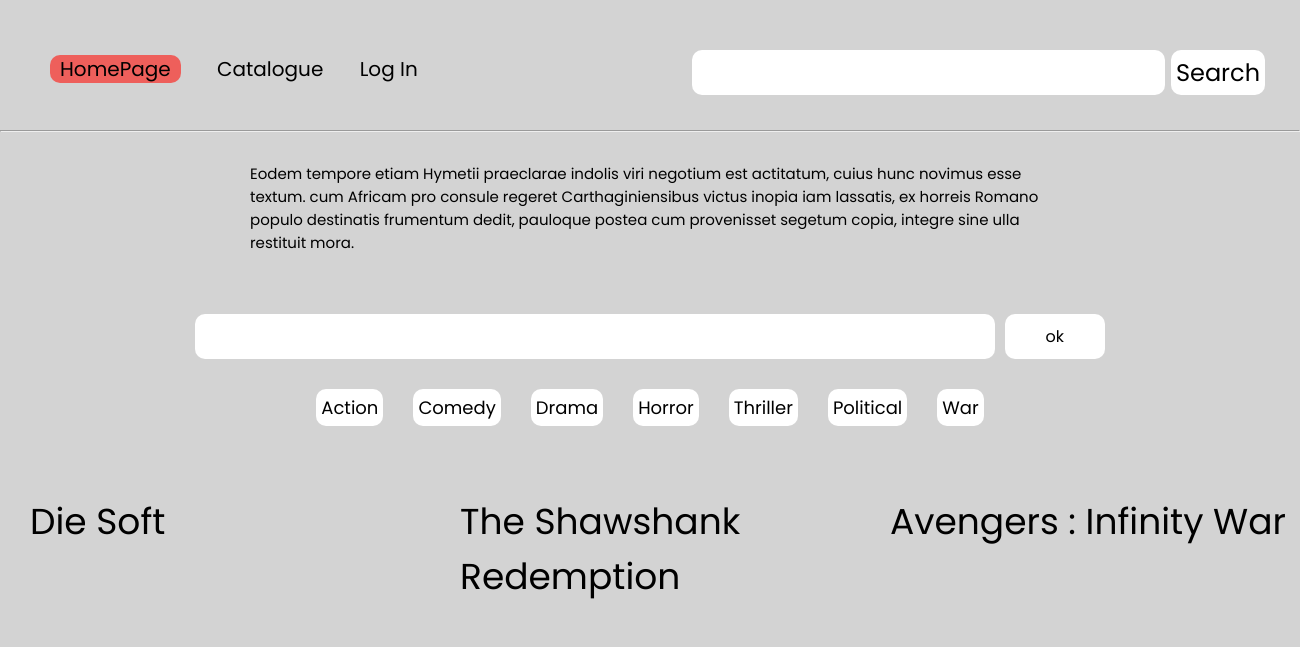
The page /homePage.php on the database its author committed.
### tables this page shows
CREATE TABLE `category` (
  `id` int(11) NOT NULL,
  `title` varchar(30) NOT NULL
);

CREATE TABLE `movies` (
  `id` int(11) NOT NULL,
  `title` varchar(30) NOT NULL,
  `poster` text NOT NULL,
  `synopsis` text NOT NULL,
  `category_id` int(11) NOT NULL,
  `actor_id` int(11) NOT NULL,
  `date_of_release` date DEFAULT NULL
);

### homePage.php (the view, shortened to what this page needs)
<!DOCTYPE html>
<html lang="en">
<head>
    <link rel="stylesheet" href="style/style.css">
</head>
<body>
</body>
</html>
<?php
include_once "header.php";
include_once "database.php";
$query = 'SELECT * FROM category';
$results = mysqli_query($conn, $query);
$category = mysqli_fetch_all($results, MYSQLI_ASSOC);
?>
<div class="content">
    <p class="text">Eodem tempore etiam Hymetii praeclarae indolis viri negotium est
        actitatum, cuius hunc novimus esse textum. cum Africam pro consule
        regeret Carthaginiensibus victus inopia iam lassatis, ex horreis
        Romano populo destinatis frumentum dedit, pauloque postea cum
        provenisset segetum copia, integre sine ulla restituit mora.
    </p>
    <div class="form">
        <form id="site-search action=" details.php" method="post">
            <input id="site-search" list="movie" name="search" id="movies">
            <input type="submit" id="send" value="ok">
        </form>
    </div>
    <article class="categorieBtn">
        <?php foreach ($category as $categorie) : ?>
            <div class="categorie">
                <form action="catalogue.php" method="POST">
                    <input class="categoryButton" type="submit" name="category" value="<?= $categorie['title']; ?>">
                </form>
            </div>
        <?php endforeach ?>
    </article>
    <?php
    $query = 'SELECT * FROM movies LIMIT 3';
    $results = mysqli_query($conn, $query);
    $movies = mysqli_fetch_all($results, MYSQLI_ASSOC);
    ?>
    <br>
    <section class="homepageFilms">
        <?php foreach ($movies as $movie) : ?>
            <div class="movies">
                <p><?= $movie['title']; ?></p>
            </div>
        <?php endforeach ?>
    </section>
</div>

### header.php (shortened to what this page needs)
<?php
include_once "database.php";
if ($conn) {
    $query = 'SELECT * FROM movies';
    $results = mysqli_query($conn, $query);
}
?>
<header>
    <div class="navButtons">
        <a class="active" href="homePage.php">HomePage</a>
        <a href="catalogue.php">Catalogue</a>
        <?php
        if (isset($_SESSION['mail'])) {
            echo '<a href="playlist.php">Playlist</a>';
            echo "<a href='logout.php'>Log out</a>";
        } else {
            echo "<a href='login.php'>Log In</a>";
        }
        ?>
    </div>
    <form action="details.php" method="post">
        <input list="movie" name="search" id="movies">
        <input type="submit" class="btnsearch" value="Search">
    </form>
</header>
<hr>

### style/style.css (style rules this page uses)
* { background-color: lightgrey; box-sizing: border-box; margin: 0; padding: 0; font-family: "Poppins", sans-serif; }
header { padding: 20px; display: flex; justify-content: space-between; }
a { color: black; text-decoration: none; font-size: 20px; }
.active { background-color: #ee5f5b; border-radius: 10px; padding: 0px 10px; }
header a { margin: 15px; }
header form, div { color: black; margin: 15px; font-size: 1.5em; }
header form input { color: black; background-color: white; font-size: 1.5rem; border-radius: 10px; padding: 5px; border: none; }
.btnsearch { color: black; border: none; }
.categorie { display: flex; }
.text { width: 800px; margin: 30px auto; font-size: 15px; }
.form { width: 80%; margin: auto; text-align: center; }
#site-search { color: black; background-color: white; width: 800px; margin: auto; padding: 10px 100px; margin-top: 30px; font-size: 1rem; text-align: center; border-radius: 10px; border: none; }
#send { color: black; background-color: white; width: 100px; padding: 10px; font-size: 1rem; border-radius: 10px; cursor: pointer; border: none; }
.categorieBtn { display: flex; justify-content: center; }
.categoryButton { border: none; background-color: white; font-size: 0.5em; border-radius: 10px; cursor: pointer; padding: 5px; }
.homepageFilms { display: flex; justify-content: space-between; }

### rows shown on the page
category: category "Action"
category: category "Comedy"
category: category "Drama"
category: category "Horror"
category: category "Thriller"
category: category "Political"
category: category "War"
movies: title "Die Soft"
movies: title "The Shawshank Redemption"
movies: title "Avengers : Infinity War"
